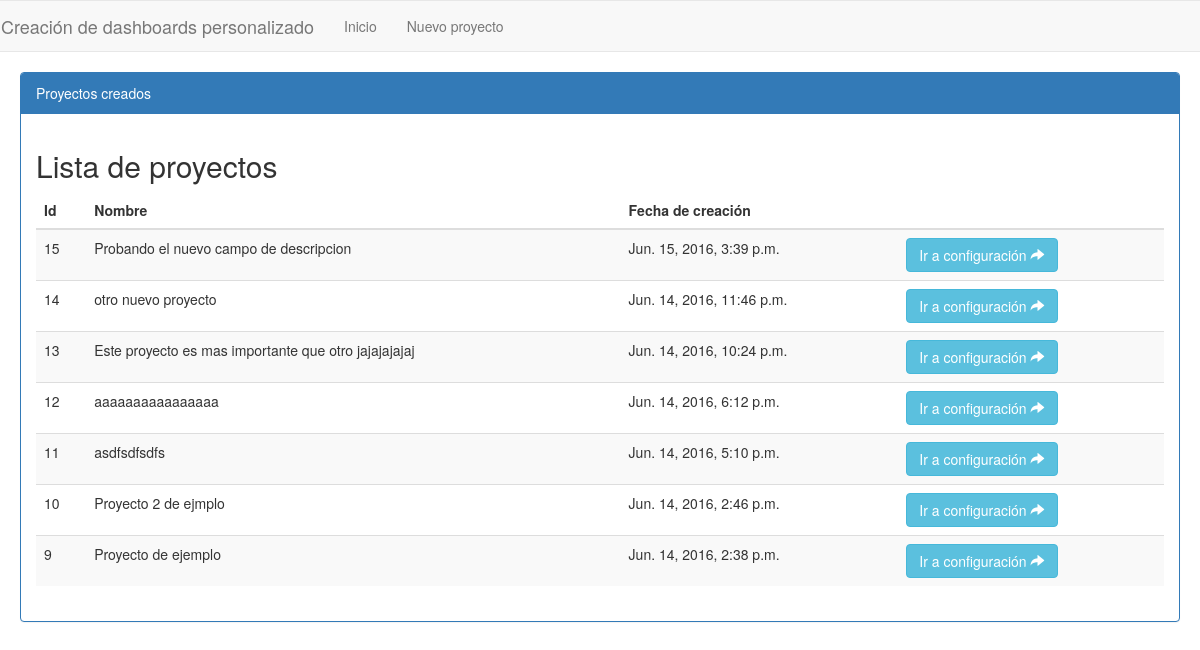
The page / on the database its author committed.
### dashboardConfigApp/models.py (models this page shows, shortened)
class Proyecto(models.Model):
	nombre = models.CharField(max_length=100)
	descripcion = models.CharField(max_length=100, default='')
	fechaCreacion = models.DateTimeField(default=timezone.now)

### dashboardConfigApp/views.py (the view)
# urls.py: url(r'^$', GetAllProject, name="home"),
def GetAllProject(request):
	if(request.method == 'GET'):
		queryset = Proyecto.objects.all().order_by('-fechaCreacion')
		dictionary = {
			'projects': queryset
		}
		return render(request, "index.html", dictionary)

### dashboardConfigApp/templates/index.html
{% extends 'base.html' %}
{% block content %}
  	<div class="container-list-projects">
  		<div class="panel panel-primary">
 	 		<div class="panel-heading">Proyectos creados</div>
	 	 	<div class="panel-body">
	 	 		<h2>Lista de proyectos</h2>
				<table class="table table-striped allProject_table">
		 			<thead>
		 				<th>Id</th>
		 				<th>Nombre</th>
		 				<th>Fecha de creación</th>
		 				<th></th>
		 			</thead>
		 			<tbody id="allProject_table_tbody">
		 				{% for project in projects %}
		 				<tr>
		 					<td>{{project.pk}}</td>
		 					<td>{{project.nombre}}</td>
		 					<td>{{project.fechaCreacion}}</td>
		 					<td><a href="{% url 'configProject' project.pk %}"class="btn btn-info goToConfig" id="{{project.pk}}">Ir
			 			a configuración <span class="glyphicon glyphicon-share-alt"></span></a></td>
		 				</tr>
		 				{% endfor %}
		 			</tbody>
		 		</table>
	 	 	</div>
 	 	</div>
 	</div>
{% endblock content %}

### dashboardConfigApp/static/css/new_project.css (style rules this page uses)
.container-list-projects { margin:20px }

### rows shown on the page
Proyecto: pk "15", nombre "Probando el nuevo campo de descripcion", fechaCreacion "Jun. 15, 2016, 3:39 p.m."
Proyecto: pk "14", nombre "otro nuevo proyecto", fechaCreacion "Jun. 14, 2016, 11:46 p.m."
Proyecto: pk "13", nombre "Este proyecto es mas importante que otro jajajajajaj", fechaCreacion "Jun. 14, 2016, 10:24 p.m."
Proyecto: pk "12", nombre "aaaaaaaaaaaaaaaa", fechaCreacion "Jun. 14, 2016, 6:12 p.m."
Proyecto: pk "11", nombre "asdfsdfsdfs", fechaCreacion "Jun. 14, 2016, 5:10 p.m."
Proyecto: pk "10", nombre "Proyecto 2 de ejmplo", fechaCreacion "Jun. 14, 2016, 2:46 p.m."
Proyecto: pk "9", nombre "Proyecto de ejemplo", fechaCreacion "Jun. 14, 2016, 2:38 p.m."
